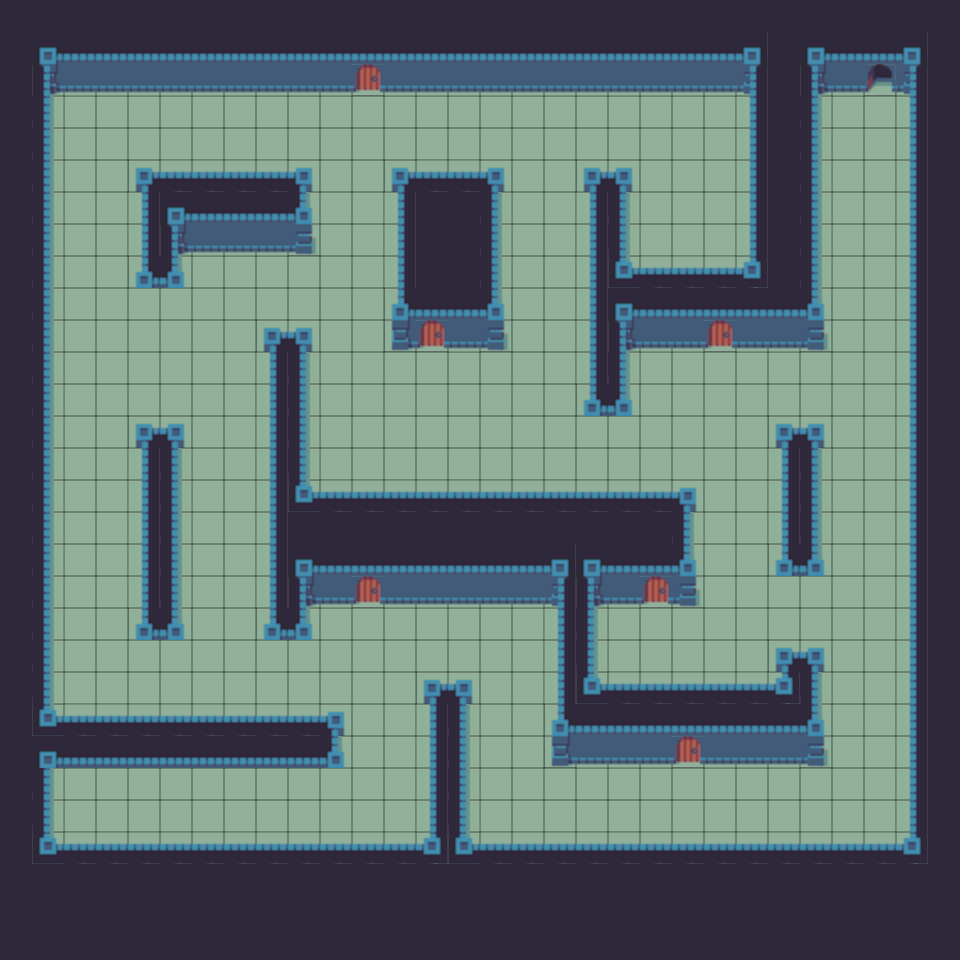

A 2D game scene composited from a Tiled map and its tileset images. What follows is a short description and the map's XML, with each tile layer's data collapsed to a summary:
An orthogonal 30x30 tile map with 32x32 px tiles, 3 tile layers (Background, Foreground, Objects), 1 hidden layer not drawn, 2 tilesets.

<map version="1.5" tiledversion="1.7.2" orientation="orthogonal" renderorder="right-down" width="30" height="30" tilewidth="32" tileheight="32" infinite="0" nextlayerid="5" nextobjectid="1">
 <tileset firstgid="1" source="32x32_tileset.tsx" />
 <tileset firstgid="241" source="tile_set.tsx" />
 <layer id="1" name="Background" width="30" height="30">
  <data>[900 cells, 900 non-empty, 1 distinct tile ids]</data>
 </layer>
 <layer id="2" name="Foreground" width="30" height="30">
  <data>[900 cells, 547 non-empty, 19 distinct tile ids]</data>
 </layer>
 <layer id="3" name="Collidable" width="30" height="30" visible="0">
  <data>[900 cells, 348 non-empty, 1 distinct tile ids]</data>
 </layer>
 <layer id="4" name="Objects" width="30" height="30">
  <data>[900 cells, 1 non-empty, 1 distinct tile ids]</data>
 </layer>
</map>
